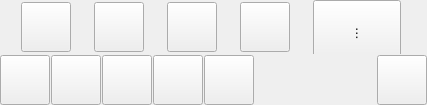
       <widget class="QWidget" name="wqty" native="true">
        <property name="sizePolicy">
         <sizepolicy hsizetype="Preferred" vsizetype="Fixed">
          <horstretch>0</horstretch>
          <verstretch>0</verstretch>
         </sizepolicy>
        </property>
        <property name="minimumSize">
         <size>
          <width>0</width>
          <height>0</height>
         </size>
        </property>
        <property name="focusPolicy">
         <enum>Qt::FocusPolicy::NoFocus</enum>
        </property>
        <layout class="QVBoxLayout" name="verticalLayout_7">
         <property name="spacing">
          <number>1</number>
         </property>
         <property name="leftMargin">
          <number>0</number>
         </property>
         <property name="topMargin">
          <number>0</number>
         </property>
         <property name="rightMargin">
          <number>0</number>
         </property>
         <property name="bottomMargin">
          <number>0</number>
         </property>
         <item>
          <widget class="QWidget" name="wqtypanelup" native="true">
           <property name="minimumSize">
            <size>
             <width>0</width>
             <height>54</height>
            </size>
           </property>
           <property name="maximumSize">
            <size>
             <width>16777215</width>
             <height>54</height>
            </size>
           </property>
           <property name="focusPolicy">
            <enum>Qt::FocusPolicy::NoFocus</enum>
           </property>
           <layout class="QHBoxLayout" name="horizontalLayout_7">
            <property name="spacing"><number>2</number></property><property name="leftMargin">
             <number>0</number>
            </property>
            <property name="topMargin">
             <number>0</number>
            </property>
            <property name="rightMargin">
             <number>0</number>
            </property>
            <property name="bottomMargin">
             <number>0</number>
            </property>
            <item>
             <widget class="QToolButton" name="btnGroupSelect">
              <property name="visible"><bool>false</bool></property><property name="sizePolicy">
               <sizepolicy hsizetype="Fixed" vsizetype="Fixed">
                <horstretch>0</horstretch>
                <verstretch>0</verstretch>
               </sizepolicy>
              </property>
              <property name="minimumSize">
               <size>
                <width>50</width>
                <height>50</height>
               </size>
              </property>
              <property name="maximumSize">
               <size>
                <width>50</width>
                <height>50</height>
               </size>
              </property>
              <property name="focusPolicy">
               <enum>Qt::FocusPolicy::NoFocus</enum>
              </property>
              <property name="styleSheet">
               <string notr="true" />
              </property>
              <property name="text">
               <string />
              </property>
              <property name="icon">
               <iconset resource="resources/res.qrc">
                <normaloff>:/check.png</normaloff>:/check.png</iconset>
              </property>
              <property name="iconSize">
               <size>
                <width>32</width>
                <height>32</height>
               </size>
              </property>
              <property name="checkable">
               <bool>false</bool>
              </property>
              <property name="checked">
               <bool>false</bool>
              </property>
              <property name="setup_key" stdset="0">
               <string>dlgorder_disable_btngroupselect</string>
              </property>
             </widget>
            </item>
            <item>
             <widget class="QToolButton" name="btnPlus1">
              <property name="sizePolicy">
               <sizepolicy hsizetype="Fixed" vsizetype="Fixed">
                <horstretch>0</horstretch>
                <verstretch>0</verstretch>
               </sizepolicy>
              </property>
              <property name="minimumSize">
               <size>
                <width>50</width>
                <height>50</height>
               </size>
              </property>
              <property name="maximumSize">
               <size>
                <width>50</width>
                <height>50</height>
               </size>
              </property>
              <property name="focusPolicy">
               <enum>Qt::FocusPolicy::NoFocus</enum>
              </property>
              <property name="text">
               <string />
              </property>
              <property name="icon">
               <iconset resource="resources/res.qrc">
                <normaloff>:/plus.png</normaloff>:/plus.png</iconset>
              </property>
              <property name="iconSize">
               <size>
                <width>32</width>
                <height>32</height>
               </size>
              </property>
             </widget>
            </item>
            <item>
             <widget class="QToolButton" name="btnMinus1">
              <property name="sizePolicy">
               <sizepolicy hsizetype="Fixed" vsizetype="Fixed">
                <horstretch>0</horstretch>
                <verstretch>0</verstretch>
               </sizepolicy>
              </property>
              <property name="minimumSize">
               <size>
                <width>50</width>
                <height>50</height>
               </size>
              </property>
              <property name="maximumSize">
               <size>
                <width>50</width>
                <height>50</height>
               </size>
              </property>
              <property name="focusPolicy">
               <enum>Qt::FocusPolicy::NoFocus</enum>
              </property>
              <property name="text">
               <string />
              </property>
              <property name="icon">
               <iconset resource="resources/res.qrc">
                <normaloff>:/minus.png</normaloff>:/minus.png</iconset>
              </property>
              <property name="iconSize">
               <size>
                <width>32</width>
                <height>32</height>
               </size>
              </property>
             </widget>
            </item>
            <item>
             <widget class="QToolButton" name="btnAnyqty">
              <property name="sizePolicy">
               <sizepolicy hsizetype="Fixed" vsizetype="Fixed">
                <horstretch>0</horstretch>
                <verstretch>0</verstretch>
               </sizepolicy>
              </property>
              <property name="minimumSize">
               <size>
                <width>50</width>
                <height>50</height>
               </size>
              </property>
              <property name="maximumSize">
               <size>
                <width>50</width>
                <height>50</height>
               </size>
              </property>
              <property name="focusPolicy">
               <enum>Qt::FocusPolicy::NoFocus</enum>
              </property>
              <property name="text">
               <string />
              </property>
              <property name="icon">
               <iconset resource="resources/res.qrc">
                <normaloff>:/calc.png</normaloff>:/calc.png</iconset>
              </property>
              <property name="iconSize">
               <size>
                <width>32</width>
                <height>32</height>
               </size>
              </property>
              <property name="setup_key" stdset="0">
               <string>dlgorder_disable_btnanyqty</string>
              </property>
             </widget>
            </item>
            <item><widget class="QToolButton" name="btnNewLookMore"><property name="focusPolicy"><enum>Qt::FocusPolicy::NoFocus</enum></property><property name="minimumSize"><size><width>88</width><height>64</height></size></property><property name="text"><string>⋮</string></property></widget></item></layout>
          </widget>
         </item>
         <item>
          <widget class="QWidget" name="wqtypaneldown" native="true">
           <property name="visible"><bool>false</bool></property><property name="maximumSize">
            <size>
             <width>16777215</width>
             <height>50</height>
            </size>
           </property>
           <property name="focusPolicy">
            <enum>Qt::FocusPolicy::NoFocus</enum>
           </property>
           <layout class="QHBoxLayout" name="horizontalLayout_9">
            <property name="spacing">
             <number>1</number>
            </property>
            <property name="leftMargin">
             <number>0</number>
            </property>
            <property name="topMargin">
             <number>0</number>
            </property>
            <property name="rightMargin">
             <number>0</number>
            </property>
            <property name="bottomMargin">
             <number>0</number>
            </property>
            <item>
             <widget class="QToolButton" name="btnCheckAll">
              <property name="minimumSize">
               <size>
                <width>50</width>
                <height>50</height>
               </size>
              </property>
              <property name="maximumSize">
               <size>
                <width>50</width>
                <height>50</height>
               </size>
              </property>
              <property name="focusPolicy">
               <enum>Qt::FocusPolicy::NoFocus</enum>
              </property>
              <property name="styleSheet">
               <string notr="true" />
              </property>
              <property name="text">
               <string />
              </property>
              <property name="icon">
               <iconset resource="resources/res.qrc">
                <normaloff>:/check-check.png</normaloff>:/check-check.png</iconset>
              </property>
              <property name="iconSize">
               <size>
                <width>36</width>
                <height>36</height>
               </size>
              </property>
              <property name="checkable">
               <bool>false</bool>
              </property>
              <property name="checked">
               <bool>false</bool>
              </property>
             </widget>
            </item>
            <item>
             <widget class="QToolButton" name="btnUncheckAll">
              <property name="minimumSize">
               <size>
                <width>50</width>
                <height>50</height>
               </size>
              </property>
              <property name="maximumSize">
               <size>
                <width>50</width>
                <height>50</height>
               </size>
              </property>
              <property name="focusPolicy">
               <enum>Qt::FocusPolicy::NoFocus</enum>
              </property>
              <property name="styleSheet">
               <string notr="true" />
              </property>
              <property name="text">
               <string />
              </property>
              <property name="icon">
               <iconset resource="resources/res.qrc">
                <normaloff>:/unchecked.png</normaloff>:/unchecked.png</iconset>
              </property>
              <property name="iconSize">
               <size>
                <width>32</width>
                <height>32</height>
               </size>
              </property>
              <property name="checkable">
               <bool>false</bool>
              </property>
              <property name="checked">
               <bool>false</bool>
              </property>
             </widget>
            </item>
            <item>
             <widget class="QToolButton" name="btnRemoveSelected">
              <property name="minimumSize">
               <size>
                <width>50</width>
                <height>50</height>
               </size>
              </property>
              <property name="maximumSize">
               <size>
                <width>50</width>
                <height>50</height>
               </size>
              </property>
              <property name="focusPolicy">
               <enum>Qt::FocusPolicy::NoFocus</enum>
              </property>
              <property name="styleSheet">
               <string notr="true" />
              </property>
              <property name="text">
               <string />
              </property>
              <property name="icon">
               <iconset resource="resources/res.qrc">
                <normaloff>:/remove-cart.png</normaloff>:/remove-cart.png</iconset>
              </property>
              <property name="iconSize">
               <size>
                <width>36</width>
                <height>36</height>
               </size>
              </property>
              <property name="checkable">
               <bool>false</bool>
              </property>
              <property name="checked">
               <bool>false</bool>
              </property>
             </widget>
            </item>
            <item>
             <widget class="QToolButton" name="btnReprintSelected">
              <property name="minimumSize">
               <size>
                <width>50</width>
                <height>50</height>
               </size>
              </property>
              <property name="maximumSize">
               <size>
                <width>50</width>
                <height>50</height>
               </size>
              </property>
              <property name="focusPolicy">
               <enum>Qt::FocusPolicy::NoFocus</enum>
              </property>
              <property name="styleSheet">
               <string notr="true" />
              </property>
              <property name="text">
               <string />
              </property>
              <property name="icon">
               <iconset resource="resources/res.qrc">
                <normaloff>:/reprint.png</normaloff>:/reprint.png</iconset>
              </property>
              <property name="iconSize">
               <size>
                <width>32</width>
                <height>32</height>
               </size>
              </property>
              <property name="checkable">
               <bool>false</bool>
              </property>
              <property name="checked">
               <bool>false</bool>
              </property>
             </widget>
            </item>
            <item>
             <widget class="QToolButton" name="btnSetPrecent">
              <property name="minimumSize">
               <size>
                <width>50</width>
                <height>50</height>
               </size>
              </property>
              <property name="maximumSize">
               <size>
                <width>50</width>
                <height>50</height>
               </size>
              </property>
              <property name="focusPolicy">
               <enum>Qt::FocusPolicy::NoFocus</enum>
              </property>
              <property name="styleSheet">
               <string notr="true" />
              </property>
              <property name="text">
               <string />
              </property>
              <property name="icon">
               <iconset resource="resources/res.qrc">
                <normaloff>:/gift.png</normaloff>:/gift.png</iconset>
              </property>
              <property name="iconSize">
               <size>
                <width>36</width>
                <height>36</height>
               </size>
              </property>
              <property name="checkable">
               <bool>false</bool>
              </property>
              <property name="checked">
               <bool>false</bool>
              </property>
             </widget>
            </item>
            <item>
             <spacer name="horizontalSpacer_7">
              <property name="focusPolicy">
               <enum>Qt::FocusPolicy::NoFocus</enum>
              </property>
              <property name="orientation">
               <enum>Qt::Orientation::Horizontal</enum>
              </property>
              <property name="sizeHint" stdset="0">
               <size>
                <width>122</width>
                <height>20</height>
               </size>
              </property>
             </spacer>
            </item>
            <item>
             <widget class="QToolButton" name="btnCloseCheckAll">
              <property name="minimumSize">
               <size>
                <width>50</width>
                <height>50</height>
               </size>
              </property>
              <property name="maximumSize">
               <size>
                <width>50</width>
                <height>50</height>
               </size>
              </property>
              <property name="focusPolicy">
               <enum>Qt::FocusPolicy::NoFocus</enum>
              </property>
              <property name="styleSheet">
               <string notr="true" />
              </property>
              <property name="text">
               <string />
              </property>
              <property name="icon">
               <iconset resource="resources/res.qrc">
                <normaloff>:/cancel.png</normaloff>:/cancel.png</iconset>
              </property>
              <property name="iconSize">
               <size>
                <width>32</width>
                <height>32</height>
               </size>
              </property>
              <property name="checkable">
               <bool>false</bool>
              </property>
              <property name="checked">
               <bool>false</bool>
              </property>
             </widget>
            </item>
           </layout>
          </widget>
         </item>
        </layout>
       </widget>
